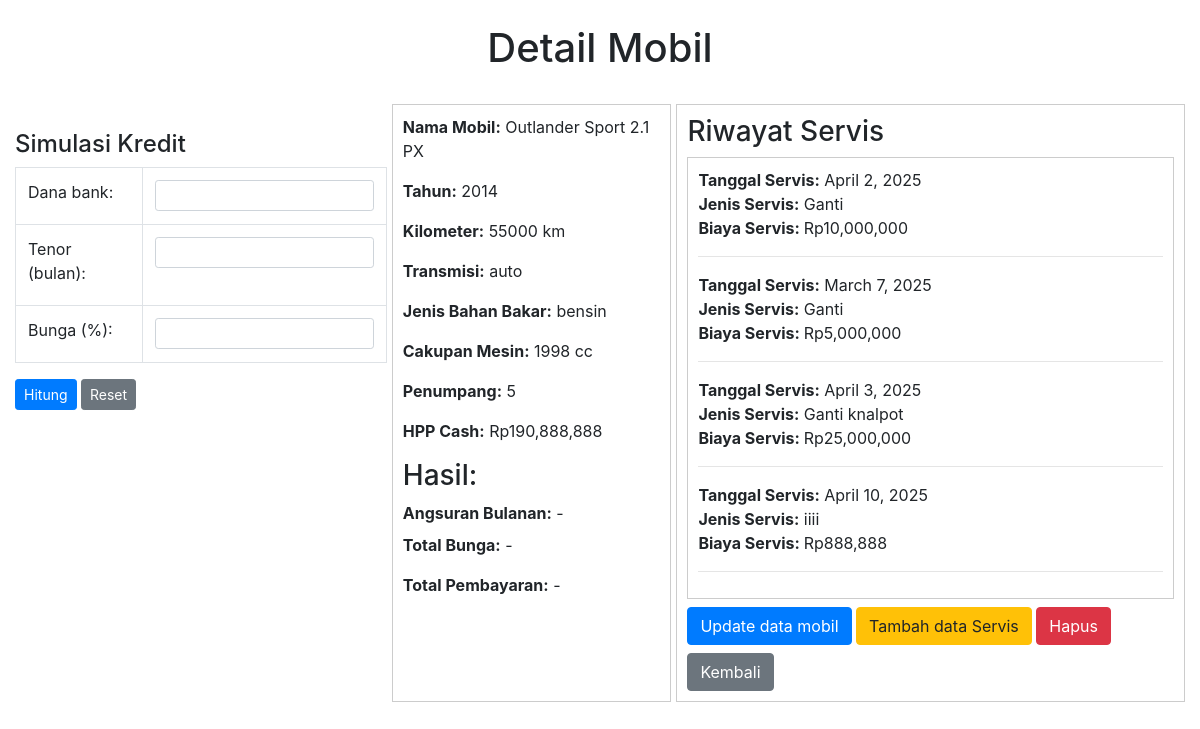
The app's page /detail/4/, older data.
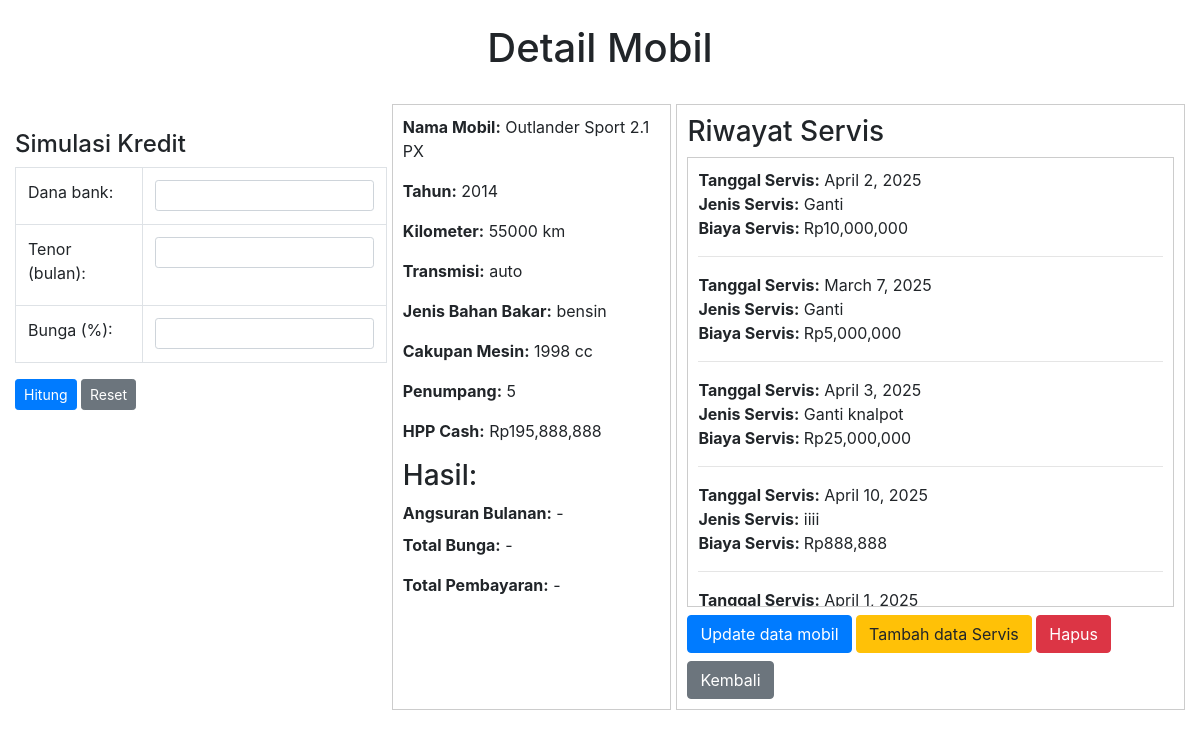
The same page, newer data.
### cars/models.py (models this page shows, shortened)
class Cars(models.Model):
    id = models.AutoField(primary_key=True)
    nama = models.CharField(max_length=100)
    harga = models.DecimalField(max_digits=12, decimal_places=2)
    merek = models.CharField(max_length=50)
    model = models.CharField(max_length=50)
    tahun = models.IntegerField()
    kilometer = models.IntegerField()
    transmisi = models.CharField(max_length=20, choices=[('auto', 'Otomatis'), ('manual', 'Manual')])
    jenis_bahan_bakar = models.CharField(max_length=20, choices=[('bensin', 'Bensin'), ('diesel', 'Diesel'), ('elektrik', 'Elektrik')])
    mesin = models.CharField(max_length=50)
    tempat_duduk = models.IntegerField()
    deskripsi = models.TextField()
    gambar = models.ImageField(upload_to='cars/images/', blank=True, null=True)

class ServiceHistory(models.Model):
    mobil = models.ForeignKey(Cars, on_delete=models.CASCADE, related_name='service_histories')
    tanggal_service = models.DateField()
    deskripsi = models.TextField()
    biaya = models.DecimalField(max_digits=10, decimal_places=2)

### cars/views.py (the view)
# urls.py: path('detail/<int:car_id>/', detail_car, name='detail_car'),
def detail_car(request, car_id):
    car = get_object_or_404(Cars, id=car_id)
    service_history = car.service_histories.all()  # Fetch the service history entries for the car
    total_biaya = sum(service.biaya for service in service_history)
    context = {
        'car': car,  # Pass the car object to the template for rendering
        'service_history': service_history,  # Pass the service
        'total_biaya': total_biaya,
        'cash': total_biaya + car.harga,  # Pass the total service cost to the template for rendering
    }
    return render(request, 'cars/detail.html', context)

### cars/templates/cars/detail.html (shortened to what this page needs)
{% load static %}
{% load humanize %}
<!DOCTYPE html>
<html lang="en">
<head>
    <link
      rel="stylesheet"
      href="https://cdn.jsdelivr.net/npm/bootstrap@4.0.0/dist/css/bootstrap.min.css"
    />
</head>
<body>
    <div class="container-fluid">
        <div class="row">
            <div class="col-md-12 text-center my-4">
                <h1>Detail Mobil</h1>
            </div>
        </div>
        <div class="d-flex">
            <div class="flex-fill text-justify">
                <h4 style="margin-top: 2px;">Simulasi Kredit</h4>
                <table class="table table-bordered">
                    <tr>
                        <td><label for="cash">Dana bank:</label></td>
                        <td><input type="number" name="cash" id="cash" class="form-control form-control-sm" required></td>
                    </tr>
                    <tr>
                        <td><label for="tenor">Tenor (bulan):</label></td>
                        <td><input type="number" name="tenor" id="tenor" class="form-control form-control-sm" required></td>
                    </tr>
                    <tr>
                        <td><label for="interest">Bunga (%):</label></td>
                        <td><input type="number" name="interest" id="interest" class="form-control form-control-sm" required></td>
                    </tr>
                </table>
                <button type="submit" class="btn btn-primary btn-sm" id="hitung">Hitung</button>
                <button type="reset" class="btn btn-secondary btn-sm" id="reset_hitungan">Reset</button>
            </div>
            <div class="flex-fill" style="margin-left: 5px; border: 1px solid #ccc; padding: 10px;">
                <div class="mb-3">
                    <strong>Nama Mobil:</strong> {{ car.nama }}
                </div>
                <div class="mb-3">
                    <strong>Tahun:</strong> {{ car.tahun }}
                </div>
                <div class="mb-3">
                    <strong>Kilometer:</strong> {{ car.kilometer }} km
                </div>
                <div class="mb-3">
                    <strong>Transmisi:</strong> {{ car.transmisi }}
                </div>
                <div class="mb-3">
                    <strong>Jenis Bahan Bakar:</strong> {{ car.jenis_bahan_bakar }}
                </div>
                <div class="mb-3">
                    <strong>Cakupan Mesin:</strong> {{ car.mesin }}
                </div>
                <div class="mb-3">
                    <strong>Penumpang:</strong> {{ car.tempat_duduk }}
                </div>
                <div class="mb-3">
                    <strong>HPP Cash:</strong> Rp{{ cash|floatformat:0|intcomma }}
                </div>
                <h3>Hasil:</h3>
                <div class="mb-2">
                    <strong>Angsuran Bulanan:</strong> <span id="angsuran_bulanan">-</span>
                </div>
                <div class="mb-2">
                    <p><strong>Total Bunga:</strong> <span id="total_bunga">-</span></p>
                </div>
                <div class="mb-2">
                    <p><strong>Total Pembayaran:</strong> <span id="total_pembayaran">-</span></p>
                </div>
            </div>
            <div class="flex-fill" style="border: 1px solid #ccc; padding: 10px; margin-left: 5px">
                <div class="">
                    <h3>Riwayat Servis</h3>
                    <div style="max-height: 450px; overflow-y: auto; border: 1px solid #ccc; padding: 10px;">
                        {% for service in service_history %}
                            <strong>Tanggal Servis:</strong> {{ service.tanggal_service }}<br>
                            <strong>Jenis Servis:</strong> {{ service.deskripsi }}<br>
                            <strong>Biaya Servis: </strong> Rp{{ service.biaya|floatformat:0|intcomma }}<br>
                            <hr>
                        {% endfor %}
                    </div>
                    <a href="{% url 'update_car' car.id %}" class="btn btn-primary mt-2">Update data mobil</a>
                    <a href="{% url 'service_history' car.id%}" class="btn btn-warning mt-2">Tambah data Servis</a>
                    <form method="POST" action="{% url 'delete_car' car.id %}" style="display: inline-block;">
                        <button type="submit" onclick="return confirm('Yakin ingin menghapus mobil ini?')" class="btn btn-danger mt-2">Hapus</button>
                    </form>
                    <a href="{% url 'carList' %}" class="btn btn-secondary mt-2">Kembali</a>
                </div>
            </div>
        </div>
        </div>
</body>
</html>

Row changes from the older to the newer data that the page shows:
added ServiceHistory: tanggal_service "April 1, 2025"
Text that changed along with them:
{{ cash|floatformat:0|intcomma }}: "190,888,888" → "195,888,888"
